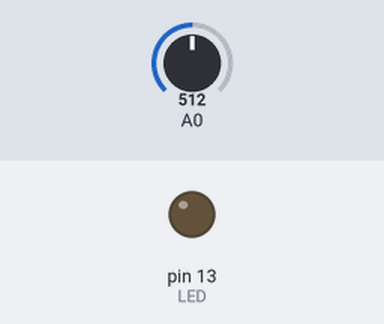
Simulated run of this sketch. Board: Arduino Uno, built with avr-gcc and run on an emulated ATmega328P. On the bench: output pins drawn as LEDs (lit = HIGH). The test bench sets the inputs (shaded band); at power-on: A0 = 512. What the sketch prints to the serial monitor is not drawn.

Above: at 1.2 s.
1.3 s: A0 set to 11
2.9 s: A0 set to 8
At 3.8 s:
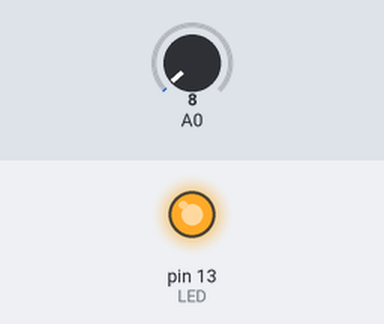
Timing chart, 0 to 5.9 s (numbered marks = the images above; inputs shaded):
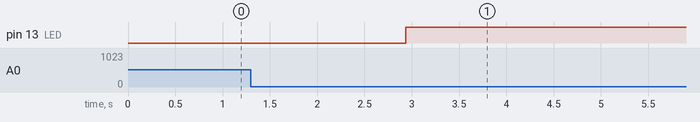

Measured:
- the behaviour switches between 10 and 9 on A0 (found by bisection; images 0 and 1)
- after the input at 1.3 s, every drawn part: stays the same
- after the input at 2.9 s, pin 13 (LED): LOW → HIGH at once

The sketch:

lightsensor.ino
```cpp
#define LED 13

void setup() {
  Serial.begin(9600);
  pinMode(LED, OUTPUT);
}

void loop() {

  int analogValue = analogRead(A0);
  Serial.print("Analog reading:");
  Serial.print(analogValue);

  if (analogValue < 10) {
    Serial.println("Dark");

    digitalWrite(LED, HIGH);
  } else if (analogValue < 200) {
    Serial.println("Light");

    digitalWrite(LED, LOW);
  }
}
```
